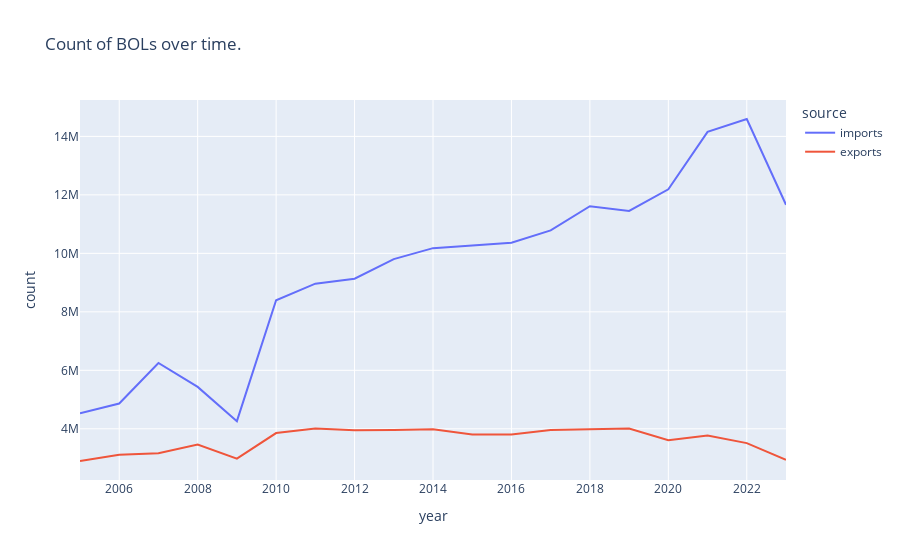

The code cell stored with this chart in its notebook:
### Markdown cell above
All in all - the data is still much messier than we need it to be. For example, it's hard to imagine why the average number of carriers per vessel spiked in April 2012. 

Next up: plot proportion of bols that sailed on shared vessels over time.

### Code cell
counts_over_time_plotly(
    data_lzdfs=[imports_lzdf, exports_lzdf],
    lzdfs_aliases=['imports', 'exports'],
    time_var='year',
    value_var='bol_id',
    title='Count of BOLs over time.'
)

### Figure 1 — Plotly figure (JSON) as saved in the notebook; plotly's stock layout.template omitted (floating-point values rounded to 4 significant figures)
{"data": [{"hovertemplate": "source=imports<br>year=%{x}<br>count=%{y}<extra></extra>", "legendgroup": "imports", "line": {"color": "#636efa", "dash": "solid"}, "marker": {"symbol": "circle"}, "mode": "lines", "name": "imports", "orientation": "v", "showlegend": true, "type": "scatter", "x": [2005, 2006, 2007, 2008, 2009, 2010, 2011, 2012, 2013, 2014, 2015, 2016, 2017, 2018, 2019, 2020, 2021, 2022, 2023], "xaxis": "x", "y": [4530719, 4863265, 6250794, 5432450, 4262026, 8395671, 8962324, 9131423, 9802253, 10177405, 10264400, 10360276, 10783586, 11610993, 11450158, 12189303, 14153318, 14594205, 11661327], "yaxis": "y"}, {"hovertemplate": "source=exports<br>year=%{x}<br>count=%{y}<extra></extra>", "legendgroup": "exports", "line": {"color": "#EF553B", "dash": "solid"}, "marker": {"symbol": "circle"}, "mode": "lines", "name": "exports", "orientation": "v", "showlegend": true, "type": "scatter", "x": [2005, 2006, 2007, 2008, 2009, 2010, 2011, 2012, 2013, 2014, 2015, 2016, 2017, 2018, 2019, 2020, 2021, 2022, 2023], "xaxis": "x", "y": [2899058, 3112382, 3166089, 3460471, 2982070, 3853463, 4008612, 3953656, 3959880, 3987312, 3802494, 3808841, 3957357, 3974218, 4013229, 3608170, 3772324, 3511261, 2938569], "yaxis": "y"}], "layout": {"legend": {"title": {"text": "source"}, "tracegroupgap": 0}, "title": {"text": "Count of BOLs over time."}, "xaxis": {"anchor": "y", "domain": [0, 1], "title": {"text": "year"}}, "yaxis": {"anchor": "x", "domain": [0, 1], "title": {"text": "count"}}}}
